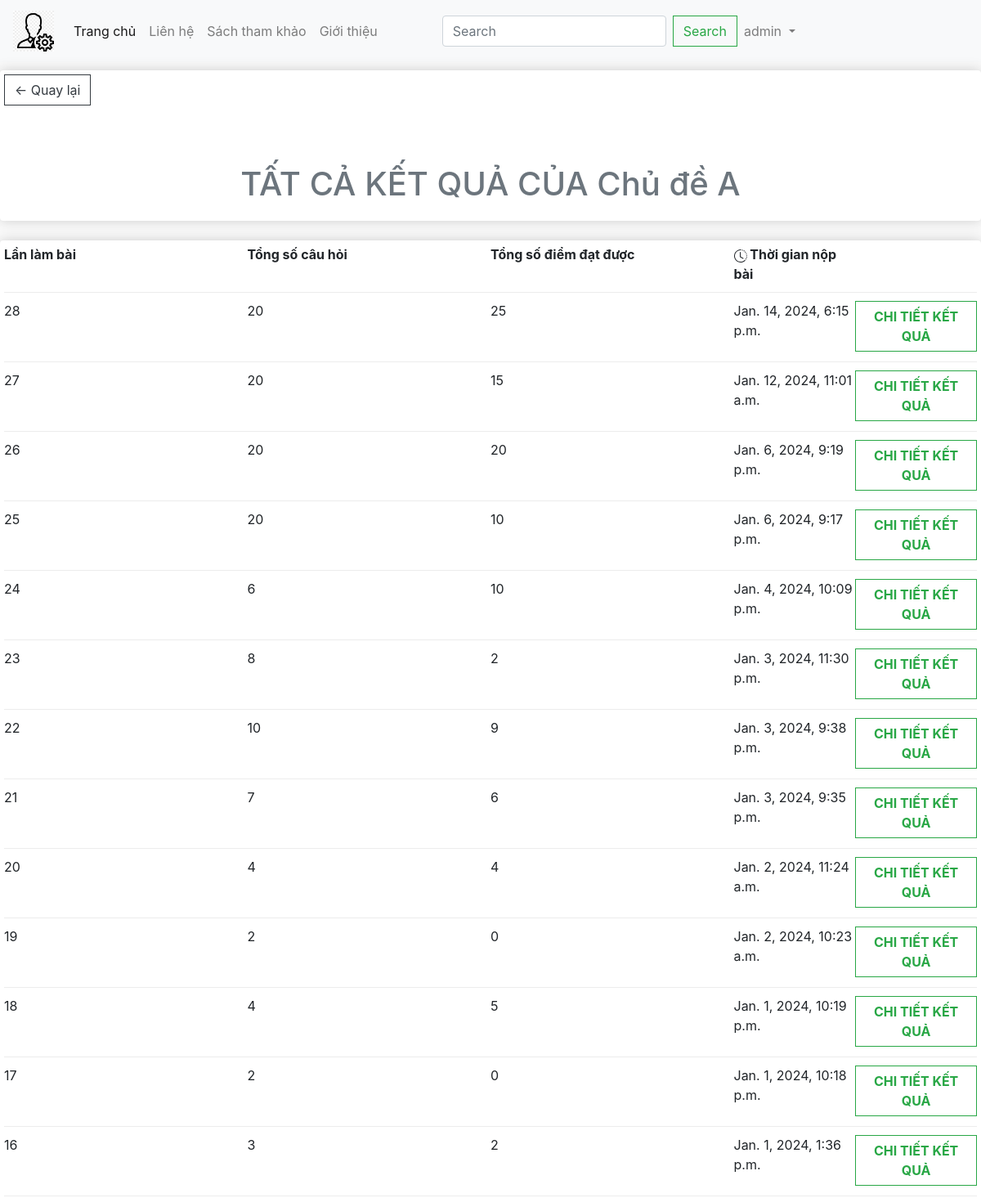
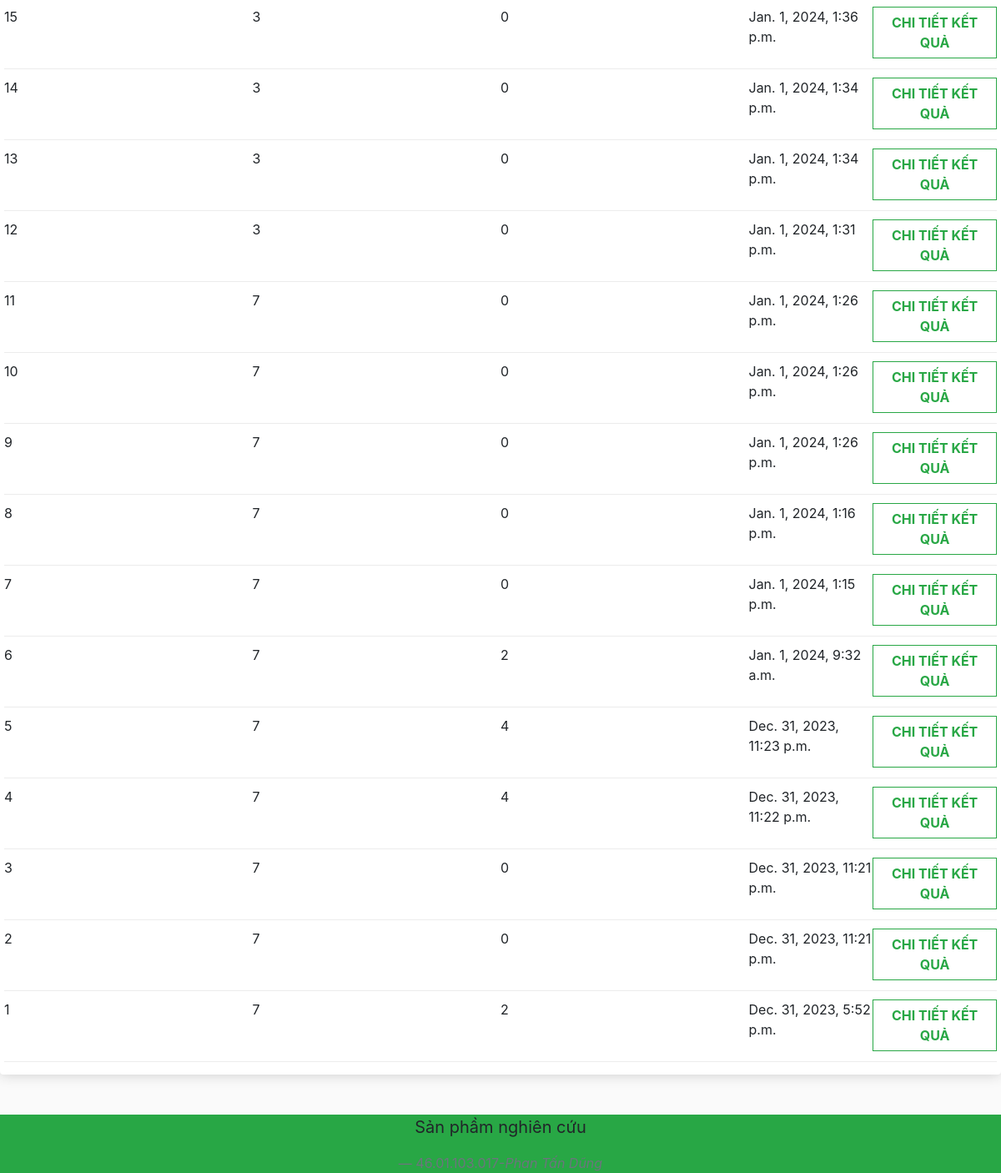
Screenshot of /quiz/results/1/1/ (signed in) with the database file from the repository (2 pictures, top to bottom).
### app/models.py (models this page shows, shortened)
class Course(models.Model):
    grade = models.ForeignKey(Grade,on_delete= models.SET_NULL, blank=True, null= True)
    name = models.CharField(max_length=200, null=True)
    date_create = models.DateTimeField(auto_now_add=True)
    avatar = models.ImageField(null=True, blank=True)

class QuizResult(models.Model):
    user = models.ForeignKey(User, on_delete=models.CASCADE)
    course = models.ForeignKey(Course, on_delete=models.CASCADE)
    attempt_number = models.IntegerField()
    total_questions = models.IntegerField()
    correct_answers = models.IntegerField()
    incorrect_answers = models.IntegerField()
    submit_time = models.DateTimeField()
    score = models.IntegerField(default=0)

### app/views.py (the view)
# urls.py: path('quiz/results/<int:course_id>/<int:user_id>/', views.quiz_results, name='quiz_results'),
@login_required(login_url='/error/')
def quiz_results(request, course_id, user_id):
    if request.user.is_authenticated:
        course = get_object_or_404(Course, id=course_id)
        user = get_object_or_404(User, id=user_id)
        quiz_results = QuizResult.objects.filter(user=user, course=course).order_by('-submit_time')
        user_not_login="hidden"
        user_login="show"
    else:
        user_not_login="show"
        user_login="hidden"
    context = {
        'course': course,
        'quiz_results': quiz_results,
        'user_not_login':user_not_login,'user_login':user_login,'user':user
    }
    return render(request, 'app/quiz_results.html', context)

### app/templates/app/quiz_results.html (shortened to what this page needs)
{% extends 'app/base.html' %}
{% load static %}
{% block cart_content %}
<div class="row">
	<div class="col-lg-12">
		<div class="box-element">
			<a  class="btn btn-outline-dark" href="{% url 'home' %}">&#x2190; Quay lại</a>
			<br>
			<br>
			<table class="table">
				<h1 class="text-center text-muted mt-5 mb-0">TẤT CẢ KẾT QUẢ CỦA {{ course.name }}</h1>
			</table>
		</div>
		<br>
		<div class="box-element">
			<div class="cart-row">
				<div style="flex:2"><strong>Lần làm bài</strong></div>
				<div style="flex:2"><strong>Tổng số câu hỏi</strong></div>
				<div style="flex:2"><strong>Tổng số điểm đạt được</strong></div>
				<div style="flex:1"><strong> Thời gian nộp bài</strong></div>
				<div style="flex:1"><strong></strong></div>
			</div>
			{% for quiz_result in quiz_results %}
			<div class="cart-row">
				<div style="flex:2"><p>{{ quiz_result.attempt_number }}</p></div>
				<div style="flex:2"><p>{{quiz_result.total_questions}}</p></div>
				<div style="flex:2"><p>{{quiz_result.score}}</p></div>
				<div style="flex:1"><p>{{ quiz_result.submit_time }}</p></div>
				<div style="flex:1"><a class="btn btn-outline-success" href="{% url 'quiz_results_detail' result_id=quiz_result.id %}"><strong>CHI TIẾT KẾT QUẢ</strong></a>
				</div>
			</div>
			{% endfor %}
		</div>
	</div>
</div>
{% endblock cart_content %}

### app/templates/app/base.html (shortened to what this page needs)
{% load static %}
<!DOCTYPE html>
<html>
  <head>
    <link rel="stylesheet" href="https://cdn.jsdelivr.net/npm/bootstrap@4.5.3/dist/css/bootstrap.min.css">
    <link href-"{% static 'app/css/style.css' %}" rel="stylesheet" />
    <link href-"{% static 'app/css/owl.carousel.min.css' %}" rel="stylesheet" />
    <link href-"{% static 'app/css/all.min.css' %}" rel="stylesheet" />
    <link rel= "stylesheet" type="text/css" href="{%static 'app/css/main.css'%}">
    <link rel="stylesheet" href="">
  </head>
  <body>
    <nav class="navbar navbar-expand-lg navbar-light bg-light">
      <a class="navbar-brand" href="{% url 'home_admin'%}">
        <img src="{% static 'app/images/home-admin.png' %}" width="50" height="50" />
      </a>
      <div class="collapse navbar-collapse" id="navbarSupportedContent">
        <ul class="navbar-nav mr-auto">
          <li class="nav-item active">
            <a class="nav-link" href="{% url 'home'%}">Trang chủ<span class="sr-only">(current)</span></a>
          </li>
          <li class="nav-item">
            <a class="nav-link" href="https://www.facebook.com/profile.php?id=100017587238895">Liên hệ</a>
          </li>
          <li class="nav-item">
            <a class="nav-link " href="{% url "links_reference" %}" tabindex="-1" aria-disabled="false">Sách tham khảo</a>
          </li>
          <li class="nav-item">
            <a class="nav-link " href="{% url "intro" %}" tabindex="-1" aria-disabled="false">Giới thiệu</a>
          </li>
        </ul>
        <form class="form-inline my-2 my-lg-0" role="search" method = POST action = "{%url 'search'%}">
          <input class="form-control mr-sm-2" type="search" placeholder="Search" aria-label="Search" name= "searched">
          <button class="btn btn-outline-success my-2 my-sm-0" type="submit">Search</button>
        </form>
      </div>
      <div class="navbar-nav me-auto mb-2 mb-lg-0" style= "visibility: {{user_login}}" >
        <li class="nav-item dropdown">
          <a class="nav-link dropdown-toggle" href="#" id="navbarDropdown" role="button" data-toggle="dropdown" aria-haspopup="true" aria-expanded="false">
            <span>{{request.user}}</span>
          </a>
        </li>
      </div>
    </nav>
    {% block cart_content %}{% endblock cart_content %}
    <div class="card-body container--fluid bg-success  text-center p-0 mt-5">
      <blockquote class="blockquote mb-0">
        <p>Sản phầm nghiên cứu</p>
        <footer class="blockquote-footer">46.01.103.017-<cite title="Source Title">Phan Tấn Dũng</cite></footer>
      </blockquote>
    </div>
  </body>
</html>

### app/static/app/css/main.css (style rules this page uses)
body { background-color: hsl(0, 0%, 98%); }
h1,h2,h3,h4,h5,h6 { color:hsl(0, 0%, 30%); }
.box-element { box-shadow:hsl(0, 0%, 80%) 0 0 16px; background-color: #fff; border-radius: 4px; padding: 5px; }
.col-lg-3, .col-lg-4, .col-lg-6, .col-lg-8, .col-lg-12 { margin-top: 10px; }
.btn { border-radius: 0; }
.cart-row { display: flex; align-items: flex-stretch; padding-bottom: 10px; margin-bottom: 10px; border-bottom: 1px solid #ececec; }

### rows the page displays
Course: name "Chủ đề A"
QuizResult: attempt_number "28", total_questions "20", score "25", submit_time "Jan. 14, 2024, 6:15 p.m."
QuizResult: attempt_number "27", total_questions "20", score "15", submit_time "Jan. 12, 2024, 11:01 a.m."
QuizResult: attempt_number "26", total_questions "20", score "20", submit_time "Jan. 6, 2024, 9:19 p.m."
QuizResult: attempt_number "25", total_questions "20", score "10", submit_time "Jan. 6, 2024, 9:17 p.m."
QuizResult: attempt_number "24", total_questions "6", score "10", submit_time "Jan. 4, 2024, 10:09 p.m."
QuizResult: attempt_number "23", total_questions "8", score "2", submit_time "Jan. 3, 2024, 11:30 p.m."
QuizResult: attempt_number "22", total_questions "10", score "9", submit_time "Jan. 3, 2024, 9:38 p.m."
QuizResult: attempt_number "21", total_questions "7", score "6", submit_time "Jan. 3, 2024, 9:35 p.m."
QuizResult: attempt_number "20", total_questions "4", score "4", submit_time "Jan. 2, 2024, 11:24 a.m."
QuizResult: attempt_number "19", total_questions "2", score "0", submit_time "Jan. 2, 2024, 10:23 a.m."
QuizResult: attempt_number "18", total_questions "4", score "5", submit_time "Jan. 1, 2024, 10:19 p.m."
QuizResult: attempt_number "17", total_questions "2", score "0", submit_time "Jan. 1, 2024, 10:18 p.m."
QuizResult: attempt_number "16", total_questions "3", score "2", submit_time "Jan. 1, 2024, 1:36 p.m."
QuizResult: attempt_number "15", total_questions "3", score "0", submit_time "Jan. 1, 2024, 1:36 p.m."
QuizResult: attempt_number "14", total_questions "3", score "0", submit_time "Jan. 1, 2024, 1:34 p.m."
QuizResult: attempt_number "13", total_questions "3", score "0", submit_time "Jan. 1, 2024, 1:34 p.m."
QuizResult: attempt_number "12", total_questions "3", score "0", submit_time "Jan. 1, 2024, 1:31 p.m."
QuizResult: attempt_number "11", total_questions "7", score "0", submit_time "Jan. 1, 2024, 1:26 p.m."
QuizResult: attempt_number "10", total_questions "7", score "0", submit_time "Jan. 1, 2024, 1:26 p.m."
QuizResult: attempt_number "9", total_questions "7", score "0", submit_time "Jan. 1, 2024, 1:26 p.m."
QuizResult: attempt_number "8", total_questions "7", score "0", submit_time "Jan. 1, 2024, 1:16 p.m."
QuizResult: attempt_number "7", total_questions "7", score "0", submit_time "Jan. 1, 2024, 1:15 p.m."
QuizResult: attempt_number "6", total_questions "7", score "2", submit_time "Jan. 1, 2024, 9:32 a.m."
QuizResult: attempt_number "5", total_questions "7", score "4", submit_time "Dec. 31, 2023, 11:23 p.m."
QuizResult: attempt_number "4", total_questions "7", score "4", submit_time "Dec. 31, 2023, 11:22 p.m."
QuizResult: attempt_number "3", total_questions "7", score "0", submit_time "Dec. 31, 2023, 11:21 p.m."
QuizResult: attempt_number "2", total_questions "7", score "0", submit_time "Dec. 31, 2023, 11:21 p.m."
QuizResult: attempt_number "1", total_questions "7", score "2", submit_time "Dec. 31, 2023, 5:52 p.m."

### other values shown
{{ request.user }} "admin"
